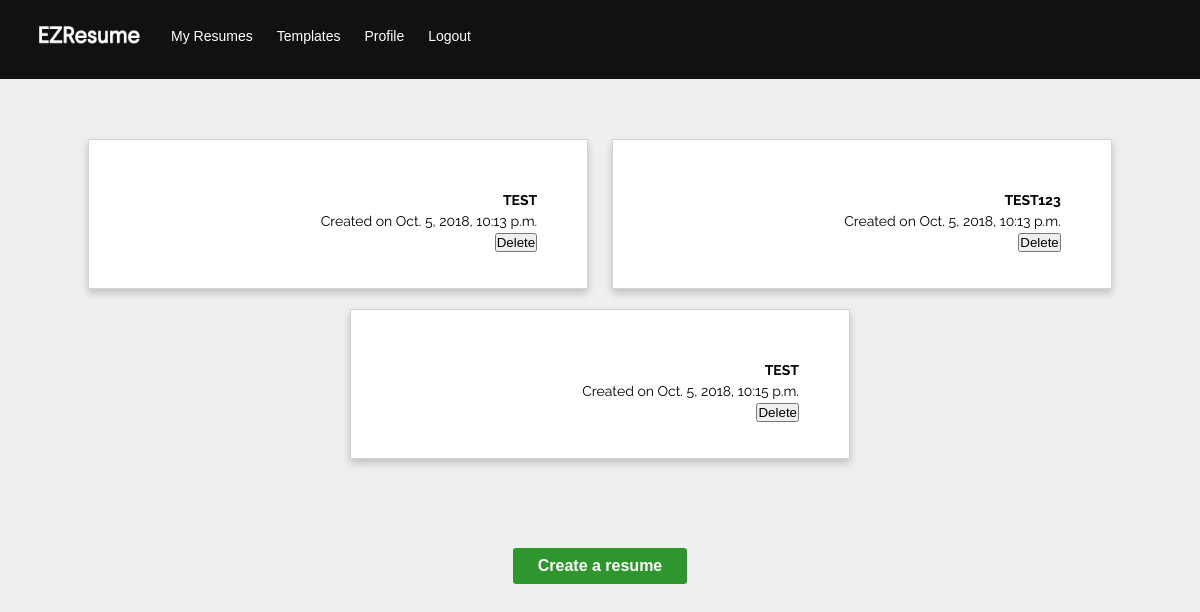
The app's page /app/ (signed in), older data.
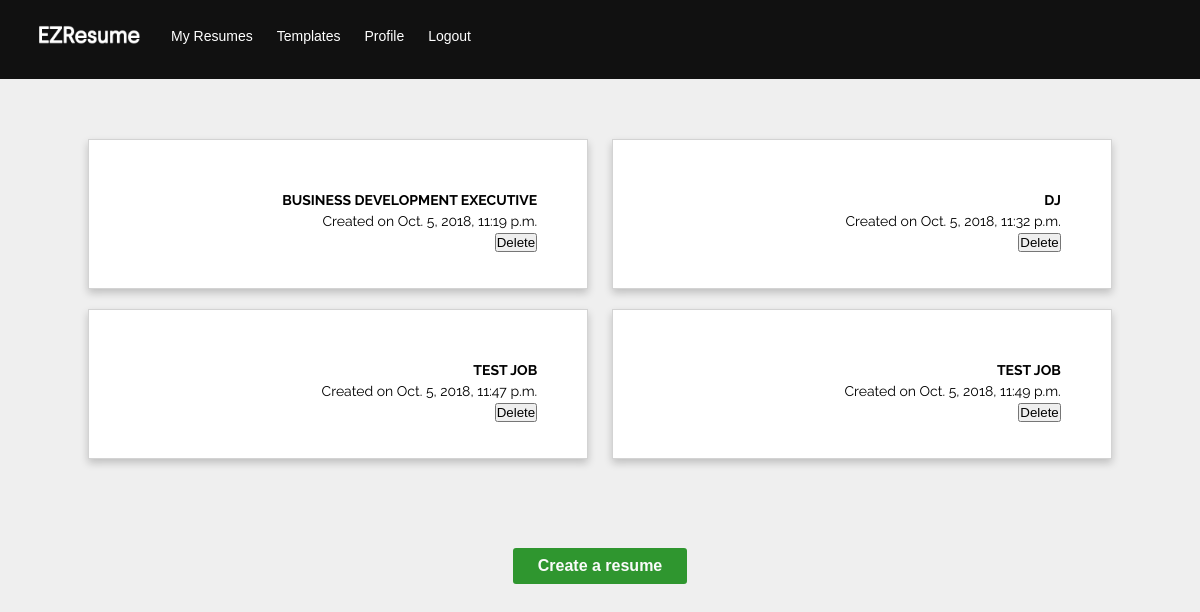
The same page, newer data.
### resumes/models.py (models this page shows, shortened)
class Resume(models.Model):
    name = models.CharField(max_length=255)
    created_at = models.DateTimeField(auto_now_add=True, editable=False)
    updated_at = models.DateTimeField(auto_now=True)
    user = models.ForeignKey(User, on_delete=models.CASCADE)

### resumes/views.py (the view)
# urls.py: path('', views.my_resumes, name='my-resumes'),
@login_required()
def my_resumes(request):
    resumes = Resume.objects.all()
    return render(request, 'resumes/my_resumes.html', {'resumes': resumes})

### resumes/templates/resumes/my_resumes.html (shortened to what this page needs)
{% extends 'resumes/layout.html' %}
{% load static %}
{% block content %}
    <div class="wrapper">
    {% for resume in resumes %}
       <div class="resume-box">
            <div class="container">
                <p class="resume-name">{{ resume.name }}</p>
                <p>Created on {{ resume.created_at }}</p>
                <form action="{% url 'resumes:delete-resume' pk=resume.id %}">
                    <input type="submit" class="confirm-delete" value="Delete" />
                </form>
            </div>
        </div>
    {% empty %}
        <div class="empty-state-box">
            <img src="{% static 'resumes/images/resume-empty-icon.png' %}" class="centered">
            <p class="empty-state-text"><b>You currently don't have any resumes.</b><br>Create one and
                start building your very first resume</p>
        </div>
    {% endfor %}
    <div class="button-box">
        <a href="{% url 'resumes:create-resume' %}" class="button">Create a resume</a>
    </div>
    </div>
{% endblock %}

Row changes from the older to the newer data that the page shows:
removed Resume: name "TEST", created_at "Oct. 5, 2018, 10:13 p.m."
removed Resume: name "TEST123", created_at "Oct. 5, 2018, 10:13 p.m."
removed Resume: name "TEST", created_at "Oct. 5, 2018, 10:15 p.m."
added Resume: name "BUSINESS DEVELOPMENT EXECUTIVE", created_at "Oct. 5, 2018, 11:19 p.m."
added Resume: name "DJ", created_at "Oct. 5, 2018, 11:32 p.m."
added Resume: name "TEST JOB", created_at "Oct. 5, 2018, 11:47 p.m."
added Resume: name "TEST JOB", created_at "Oct. 5, 2018, 11:49 p.m."
